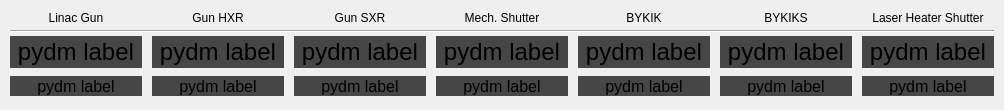
  <widget class="PyDMFrame" name="PyDMFrame">
   <property name="geometry">
    <rect>
     <x>8</x>
     <y>20</y>
     <width>1004</width>
     <height>110</height>
    </rect>
   </property>
   <property name="toolTip">
    <string/>
   </property>
   <widget class="QLabel" name="label_2">
    <property name="geometry">
     <rect>
      <x>10</x>
      <y>10</y>
      <width>132</width>
      <height>15</height>
     </rect>
    </property>
    <property name="text">
     <string>Linac Gun</string>
    </property>
    <property name="alignment">
     <set>Qt::AlignCenter</set>
    </property>
   </widget>
   <widget class="QLabel" name="label_3">
    <property name="geometry">
     <rect>
      <x>152</x>
      <y>10</y>
      <width>132</width>
      <height>15</height>
     </rect>
    </property>
    <property name="text">
     <string>Gun HXR</string>
    </property>
    <property name="alignment">
     <set>Qt::AlignCenter</set>
    </property>
   </widget>
   <widget class="QLabel" name="label_4">
    <property name="geometry">
     <rect>
      <x>294</x>
      <y>10</y>
      <width>132</width>
      <height>15</height>
     </rect>
    </property>
    <property name="text">
     <string>Gun SXR</string>
    </property>
    <property name="alignment">
     <set>Qt::AlignCenter</set>
    </property>
   </widget>
   <widget class="QLabel" name="label_5">
    <property name="geometry">
     <rect>
      <x>436</x>
      <y>10</y>
      <width>132</width>
      <height>15</height>
     </rect>
    </property>
    <property name="text">
     <string>Mech. Shutter</string>
    </property>
    <property name="alignment">
     <set>Qt::AlignCenter</set>
    </property>
   </widget>
   <widget class="QLabel" name="label_6">
    <property name="geometry">
     <rect>
      <x>578</x>
      <y>10</y>
      <width>132</width>
      <height>15</height>
     </rect>
    </property>
    <property name="text">
     <string>BYKIK</string>
    </property>
    <property name="alignment">
     <set>Qt::AlignCenter</set>
    </property>
   </widget>
   <widget class="QLabel" name="label_7">
    <property name="geometry">
     <rect>
      <x>720</x>
      <y>10</y>
      <width>132</width>
      <height>15</height>
     </rect>
    </property>
    <property name="text">
     <string>BYKIKS</string>
    </property>
    <property name="alignment">
     <set>Qt::AlignCenter</set>
    </property>
   </widget>
   <widget class="QLabel" name="label_8">
    <property name="geometry">
     <rect>
      <x>862</x>
      <y>10</y>
      <width>132</width>
      <height>15</height>
     </rect>
    </property>
    <property name="text">
     <string>Laser Heater Shutter</string>
    </property>
    <property name="alignment">
     <set>Qt::AlignCenter</set>
    </property>
   </widget>
   <widget class="Line" name="line">
    <property name="geometry">
     <rect>
      <x>10</x>
      <y>30</y>
      <width>984</width>
      <height>3</height>
     </rect>
    </property>
    <property name="orientation">
     <enum>Qt::Horizontal</enum>
    </property>
   </widget>
   <widget class="PyDMLabel" name="PyDMLabel">
    <property name="geometry">
     <rect>
      <x>10</x>
      <y>36</y>
      <width>132</width>
      <height>32</height>
     </rect>
    </property>
    <property name="font">
     <font>
      <pointsize>18</pointsize>
     </font>
    </property>
    <property name="toolTip">
     <string/>
    </property>
    <property name="styleSheet">
     <string notr="true">background-color: #464646;</string>
    </property>
    <property name="text">
     <string>pydm label</string>
    </property>
    <property name="alignment">
     <set>Qt::AlignCenter</set>
    </property>
    <property name="showUnits" stdset="0">
     <bool>true</bool>
    </property>
    <property name="alarmSensitiveContent" stdset="0">
     <bool>true</bool>
    </property>
    <property name="channel" stdset="0">
     <string>IOC:BSY0:MP01:PC_RATE</string>
    </property>
   </widget>
   <widget class="PyDMLabel" name="PyDMLabel_2">
    <property name="geometry">
     <rect>
      <x>152</x>
      <y>36</y>
      <width>132</width>
      <height>32</height>
     </rect>
    </property>
    <property name="font">
     <font>
      <pointsize>18</pointsize>
     </font>
    </property>
    <property name="toolTip">
     <string/>
    </property>
    <property name="styleSheet">
     <string notr="true">background-color: #464646;</string>
    </property>
    <property name="text">
     <string>pydm label</string>
    </property>
    <property name="alignment">
     <set>Qt::AlignCenter</set>
    </property>
    <property name="showUnits" stdset="0">
     <bool>true</bool>
    </property>
    <property name="alarmSensitiveContent" stdset="0">
     <bool>true</bool>
    </property>
    <property name="channel" stdset="0">
     <string>IOC:BSY0:MP01:GUNHXR_RATE</string>
    </property>
   </widget>
   <widget class="PyDMLabel" name="PyDMLabel_3">
    <property name="geometry">
     <rect>
      <x>294</x>
      <y>36</y>
      <width>132</width>
      <height>32</height>
     </rect>
    </property>
    <property name="font">
     <font>
      <pointsize>18</pointsize>
     </font>
    </property>
    <property name="toolTip">
     <string/>
    </property>
    <property name="styleSheet">
     <string notr="true">background-color: #464646;</string>
    </property>
    <property name="text">
     <string>pydm label</string>
    </property>
    <property name="alignment">
     <set>Qt::AlignCenter</set>
    </property>
    <property name="showUnits" stdset="0">
     <bool>true</bool>
    </property>
    <property name="alarmSensitiveContent" stdset="0">
     <bool>true</bool>
    </property>
    <property name="channel" stdset="0">
     <string>IOC:BSY0:MP01:GUNSXR_RATE</string>
    </property>
   </widget>
   <widget class="PyDMLabel" name="PyDMLabel_4">
    <property name="geometry">
     <rect>
      <x>436</x>
      <y>36</y>
      <width>132</width>
      <height>32</height>
     </rect>
    </property>
    <property name="font">
     <font>
      <pointsize>18</pointsize>
     </font>
    </property>
    <property name="toolTip">
     <string/>
    </property>
    <property name="styleSheet">
     <string notr="true">background-color: #464646;</string>
    </property>
    <property name="text">
     <string>pydm label</string>
    </property>
    <property name="alignment">
     <set>Qt::AlignCenter</set>
    </property>
    <property name="showUnits" stdset="0">
     <bool>true</bool>
    </property>
    <property name="alarmSensitiveContent" stdset="0">
     <bool>true</bool>
    </property>
    <property name="channel" stdset="0">
     <string>IOC:BSY0:MP01:MS_RATE</string>
    </property>
   </widget>
   <widget class="PyDMLabel" name="PyDMLabel_5">
    <property name="geometry">
     <rect>
      <x>578</x>
      <y>36</y>
      <width>132</width>
      <height>32</height>
     </rect>
    </property>
    <property name="font">
     <font>
      <pointsize>18</pointsize>
     </font>
    </property>
    <property name="toolTip">
     <string/>
    </property>
    <property name="styleSheet">
     <string notr="true">background-color: #464646;</string>
    </property>
    <property name="text">
     <string>pydm label</string>
    </property>
    <property name="alignment">
     <set>Qt::AlignCenter</set>
    </property>
    <property name="showUnits" stdset="0">
     <bool>true</bool>
    </property>
    <property name="alarmSensitiveContent" stdset="0">
     <bool>true</bool>
    </property>
    <property name="channel" stdset="0">
     <string>IOC:BSY0:MP01:BYKIK_RATE</string>
    </property>
   </widget>
   <widget class="PyDMLabel" name="PyDMLabel_6">
    <property name="geometry">
     <rect>
      <x>720</x>
      <y>36</y>
      <width>132</width>
      <height>32</height>
     </rect>
    </property>
    <property name="font">
     <font>
      <pointsize>18</pointsize>
     </font>
    </property>
    <property name="toolTip">
     <string/>
    </property>
    <property name="styleSheet">
     <string notr="true">background-color: #464646;</string>
    </property>
    <property name="text">
     <string>pydm label</string>
    </property>
    <property name="alignment">
     <set>Qt::AlignCenter</set>
    </property>
    <property name="showUnits" stdset="0">
     <bool>true</bool>
    </property>
    <property name="alarmSensitiveContent" stdset="0">
     <bool>true</bool>
    </property>
    <property name="channel" stdset="0">
     <string>IOC:BSY0:MP01:BYKIKS_RATE</string>
    </property>
   </widget>
   <widget class="PyDMLabel" name="PyDMLabel_7">
    <property name="geometry">
     <rect>
      <x>862</x>
      <y>36</y>
      <width>132</width>
      <height>32</height>
     </rect>
    </property>
    <property name="font">
     <font>
      <pointsize>18</pointsize>
     </font>
    </property>
    <property name="toolTip">
     <string/>
    </property>
    <property name="styleSheet">
     <string notr="true">background-color: #464646;</string>
    </property>
    <property name="text">
     <string>pydm label</string>
    </property>
    <property name="alignment">
     <set>Qt::AlignCenter</set>
    </property>
    <property name="showUnits" stdset="0">
     <bool>true</bool>
    </property>
    <property name="alarmSensitiveContent" stdset="0">
     <bool>true</bool>
    </property>
    <property name="channel" stdset="0">
     <string>IOC:BSY0:MP01:LHSHUT_RATE</string>
    </property>
   </widget>
   <widget class="PyDMLabel" name="PyDMLabel_8">
    <property name="geometry">
     <rect>
      <x>10</x>
      <y>76</y>
      <width>132</width>
      <height>20</height>
     </rect>
    </property>
    <property name="font">
     <font>
      <pointsize>12</pointsize>
     </font>
    </property>
    <property name="toolTip">
     <string/>
    </property>
    <property name="styleSheet">
     <string notr="true">background-color: #464646;</string>
    </property>
    <property name="text">
     <string>pydm label</string>
    </property>
    <property name="alignment">
     <set>Qt::AlignCenter</set>
    </property>
    <property name="showUnits" stdset="0">
     <bool>true</bool>
    </property>
    <property name="alarmSensitiveContent" stdset="0">
     <bool>true</bool>
    </property>
    <property name="channel" stdset="0">
     <string>IOC:BSY0:MP01:PCBURSTMD</string>
    </property>
   </widget>
   <widget class="PyDMLabel" name="PyDMLabel_9">
    <property name="geometry">
     <rect>
      <x>152</x>
      <y>76</y>
      <width>132</width>
      <height>20</height>
     </rect>
    </property>
    <property name="font">
     <font>
      <pointsize>12</pointsize>
     </font>
    </property>
    <property name="toolTip">
     <string/>
    </property>
    <property name="styleSheet">
     <string notr="true">background-color: #464646;</string>
    </property>
    <property name="text">
     <string>pydm label</string>
    </property>
    <property name="alignment">
     <set>Qt::AlignCenter</set>
    </property>
    <property name="showUnits" stdset="0">
     <bool>true</bool>
    </property>
    <property name="alarmSensitiveContent" stdset="0">
     <bool>true</bool>
    </property>
    <property name="channel" stdset="0">
     <string>IOC:BSY0:MP01:GUNHXRBURSTMD</string>
    </property>
   </widget>
   <widget class="PyDMLabel" name="PyDMLabel_10">
    <property name="geometry">
     <rect>
      <x>294</x>
      <y>76</y>
      <width>132</width>
      <height>20</height>
     </rect>
    </property>
    <property name="font">
     <font>
      <pointsize>12</pointsize>
     </font>
    </property>
    <property name="toolTip">
     <string/>
    </property>
    <property name="styleSheet">
     <string notr="true">background-color: #464646;</string>
    </property>
    <property name="text">
     <string>pydm label</string>
    </property>
    <property name="alignment">
     <set>Qt::AlignCenter</set>
    </property>
    <property name="showUnits" stdset="0">
     <bool>true</bool>
    </property>
    <property name="alarmSensitiveContent" stdset="0">
     <bool>true</bool>
    </property>
    <property name="channel" stdset="0">
     <string>IOC:BSY0:MP01:GUNSXRBURSTMD</string>
    </property>
   </widget>
   <widget class="PyDMLabel" name="PyDMLabel_11">
    <property name="geometry">
     <rect>
      <x>436</x>
      <y>76</y>
      <width>132</width>
      <height>20</height>
     </rect>
    </property>
    <property name="font">
     <font>
      <pointsize>12</pointsize>
     </font>
    </property>
    <property name="toolTip">
     <string/>
    </property>
    <property name="styleSheet">
     <string notr="true">background-color: #464646;</string>
    </property>
    <property name="text">
     <string>pydm label</string>
    </property>
    <property name="alignment">
     <set>Qt::AlignCenter</set>
    </property>
    <property name="showUnits" stdset="0">
     <bool>true</bool>
    </property>
    <property name="alarmSensitiveContent" stdset="0">
     <bool>true</bool>
    </property>
    <property name="channel" stdset="0">
     <string>IOC:BSY0:MP01:MSBURSTMD</string>
    </property>
   </widget>
   <widget class="PyDMLabel" name="PyDMLabel_12">
    <property name="geometry">
     <rect>
      <x>578</x>
      <y>76</y>
      <width>132</width>
      <height>20</height>
     </rect>
    </property>
    <property name="font">
     <font>
      <pointsize>12</pointsize>
     </font>
    </property>
    <property name="toolTip">
     <string/>
    </property>
    <property name="styleSheet">
     <string notr="true">background-color: #464646;</string>
    </property>
    <property name="text">
     <string>pydm label</string>
    </property>
    <property name="alignment">
     <set>Qt::AlignCenter</set>
    </property>
    <property name="showUnits" stdset="0">
     <bool>true</bool>
    </property>
    <property name="alarmSensitiveContent" stdset="0">
     <bool>true</bool>
    </property>
    <property name="channel" stdset="0">
     <string>IOC:BSY0:MP01:BYKIKBURSTMD</string>
    </property>
   </widget>
   <widget class="PyDMLabel" name="PyDMLabel_13">
    <property name="geometry">
     <rect>
      <x>720</x>
      <y>76</y>
      <width>132</width>
      <height>20</height>
     </rect>
    </property>
    <property name="font">
     <font>
      <pointsize>12</pointsize>
     </font>
    </property>
    <property name="toolTip">
     <string/>
    </property>
    <property name="styleSheet">
     <string notr="true">background-color: #464646;</string>
    </property>
    <property name="text">
     <string>pydm label</string>
    </property>
    <property name="alignment">
     <set>Qt::AlignCenter</set>
    </property>
    <property name="showUnits" stdset="0">
     <bool>true</bool>
    </property>
    <property name="alarmSensitiveContent" stdset="0">
     <bool>true</bool>
    </property>
    <property name="channel" stdset="0">
     <string>IOC:BSY0:MP01:BYKIKSBURSTMD</string>
    </property>
   </widget>
   <widget class="PyDMLabel" name="PyDMLabel_14">
    <property name="geometry">
     <rect>
      <x>862</x>
      <y>76</y>
      <width>132</width>
      <height>20</height>
     </rect>
    </property>
    <property name="font">
     <font>
      <pointsize>12</pointsize>
     </font>
    </property>
    <property name="toolTip">
     <string/>
    </property>
    <property name="styleSheet">
     <string notr="true">background-color: #464646;</string>
    </property>
    <property name="text">
     <string>pydm label</string>
    </property>
    <property name="alignment">
     <set>Qt::AlignCenter</set>
    </property>
    <property name="showUnits" stdset="0">
     <bool>true</bool>
    </property>
    <property name="alarmSensitiveContent" stdset="0">
     <bool>true</bool>
    </property>
    <property name="channel" stdset="0">
     <string>IOC:BSY0:MP01:LHSBURSTMD</string>
    </property>
   </widget>
  </widget>
